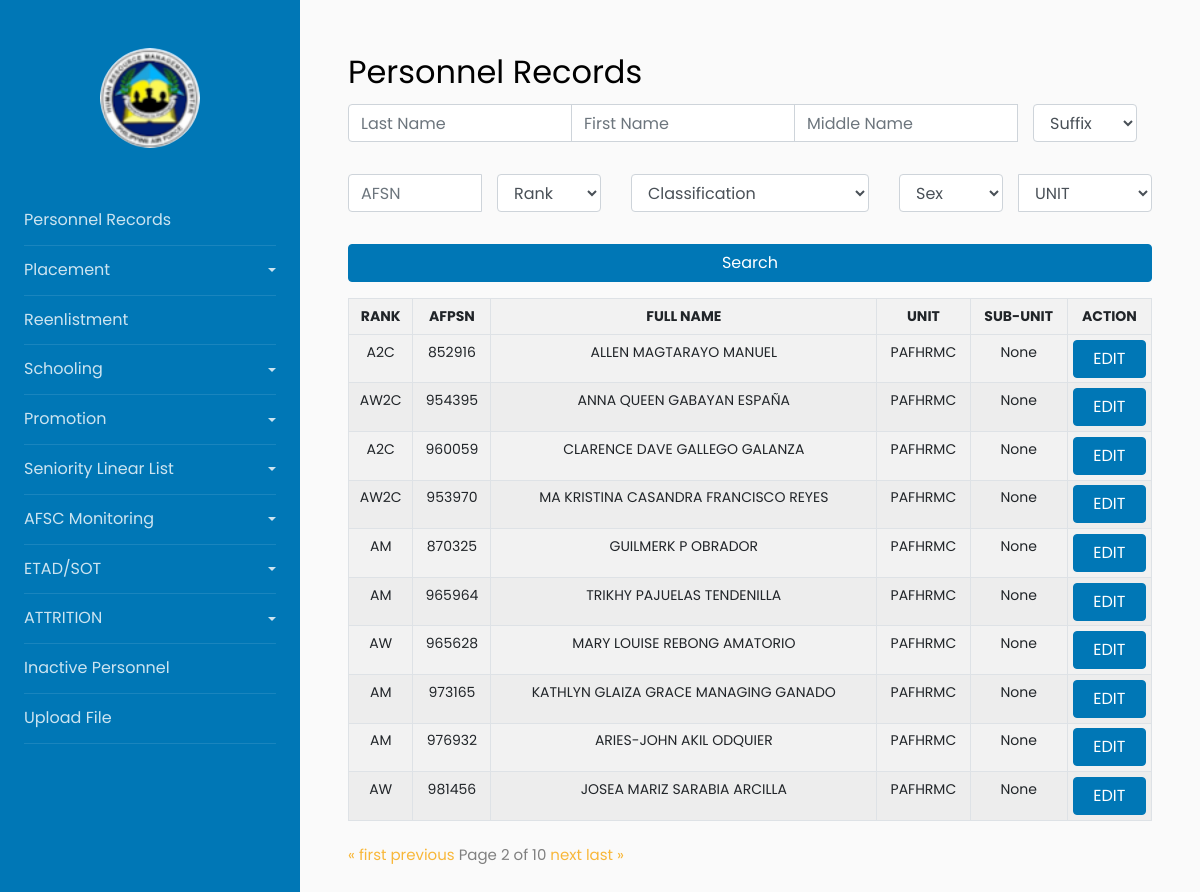
Page /?page=2 on the earlier database version.
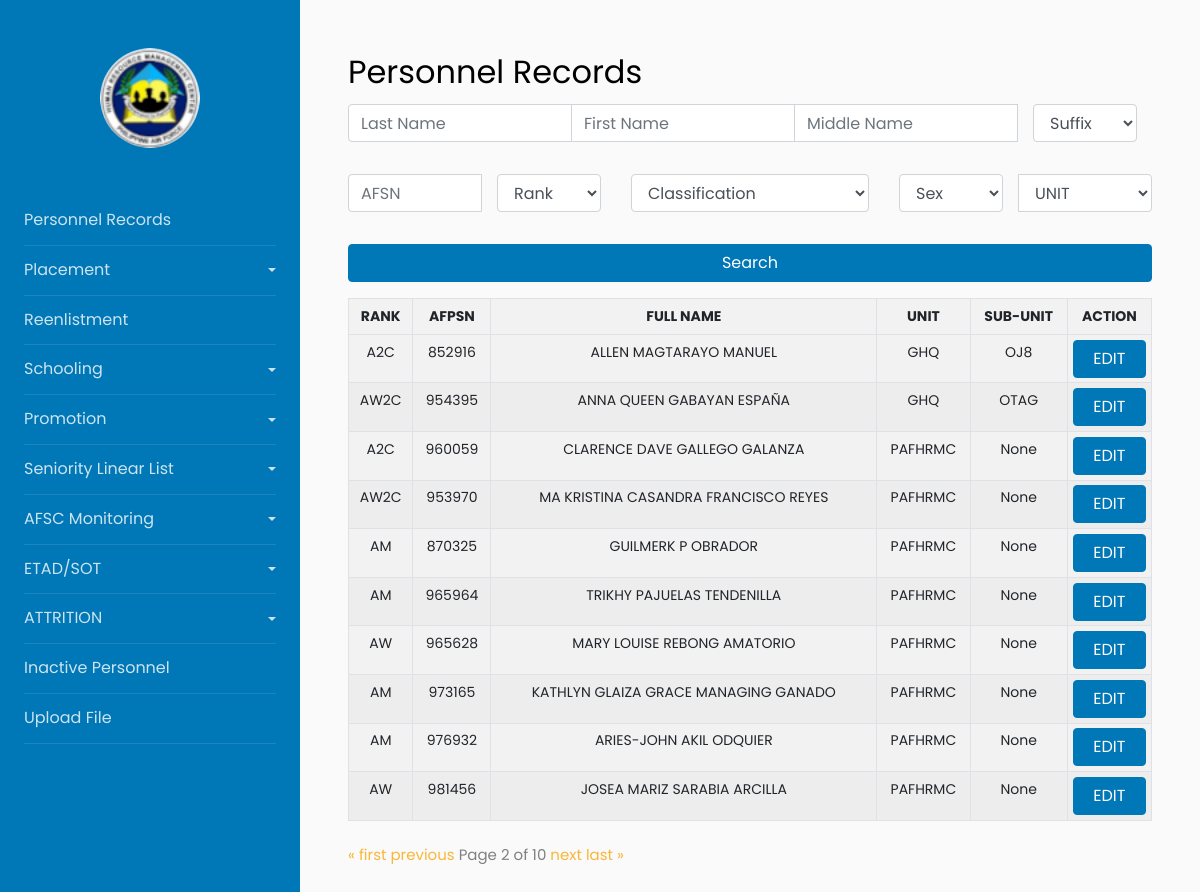
Same page on the later database version.
### myapp/models.py (models this page shows, shortened)
class PersonnelItem(models.Model):
    NR = models.CharField(max_length=200, blank=True, null=True)
    RANK = models.CharField(max_length=200)
    LAST_NAME = models.CharField(max_length=200)
    FIRST_NAME = models.CharField(max_length=200)
    MIDDLE_NAME = models.CharField(max_length=200)
    EXTENSION_NAME = models.CharField(max_length=200, blank=True, null=True)
    SERIAL_NUMBER = models.CharField(max_length=200)
    BOS = models.CharField(max_length=200)
    SEX = models.CharField(max_length=10)
    BIRTHDAY = models.DateField()
    CONTACT_NUMBER = models.CharField(max_length=200, blank=True, null=True)
    ADDRESS = models.CharField(max_length=200)
    REGULAR_RESERVE = models.CharField(max_length=200, blank=True, null=True)
    PILOT_RATED_NON_RATED = models.CharField(max_length=200, blank=True, null=True)
    AFSC = models.CharField(max_length=200, blank=True, null=True)
    HIGHEST_PME_COURSES = models.CharField(max_length=200, blank=True, null=True)
    EFFECTIVE_DATE_APPOINTMENT = models.DateField()
    EFFECTIVE_DATE_ENTERED = models.DateField()
    LENGTH_OF_SERVICE = models.CharField(max_length=200)
    DATE_LAST_PROMOTION_APPOINTMENT = models.DateField(max_length=200, blank=True, null=True)
    UNIT = models.CharField(max_length=200)
    SUB_UNIT = models.CharField(max_length=200, blank=True, null=True)
    DATE_LAST_1ST_TRANCH_REENLISTMENT = models.DateField(max_length=200, blank=True, null=True)
    DATE_LAST_2ND_TRANCH_REENLISTMENT = models.DateField(max_length=200, blank=True, null=True)

### myapp/views.py (the view)
# urls.py: path('', views.index, name='index'),
def index(request):
    last_name_query = request.GET.get('last_name')
    first_name_query = request.GET.get('first_name')
    middle_name_query = request.GET.get('middle_name')
    suffix_query = request.GET.get('suffix')
    afsn_query = request.GET.get('afsn')
    rank_query = request.GET.get('rank')
    classification_query = request.GET.get('classification')
    sex_query = request.GET.get('sex')
    unit_query = request.GET.get('unit')
    filters = Q()
    if last_name_query:
        filters &= Q(LAST_NAME__icontains=last_name_query)
    if first_name_query:
        filters &= Q(FIRST_NAME__icontains=first_name_query)
    if middle_name_query:
        filters &= Q(MIDDLE_NAME__icontains=middle_name_query)
    if suffix_query and suffix_query != "Suffix":
        filters &= Q(EXTENSION_NAME__icontains=suffix_query)
    if afsn_query:
        filters &= Q(SERIAL_NUMBER__icontains=afsn_query)  # Change this to 'SERIAL_NUMBER'
    if rank_query and rank_query != "Rank":
        filters &= Q(RANK__icontains=rank_query)
    if classification_query and classification_query != "Classification":
        filters &= Q(CLASSIFICATION__icontains=classification_query)
    if sex_query and sex_query != "Sex":
        filters &= Q(SEX__icontains=sex_query)
    if unit_query:
        filters &= Q(UNIT__icontains=unit_query)
    persons = PersonnelItem.objects.filter(filters)
    paginator = Paginator(persons, 10)
    page_num = request.GET.get("page")
    persons = paginator.get_page(page_num)
    return render(request, 'myapp/index.html', {
        'persons': persons,
        'last_name_query': last_name_query,
        'first_name_query': first_name_query,
        'middle_name_query': middle_name_query,
        'suffix_query': suffix_query,
        'afsn_query': afsn_query,
        'rank_query': rank_query,
        'classification_query': classification_query,
        'sex_query': sex_query,
        'unit_query': unit_query,
    })

### myapp/templates/myapp/index.html (shortened to what this page needs)
{% extends 'Base/base.html' %}
{% block content %}
<h2>Personnel Records</h2>
{% include 'myapp/searchforms.html' %}
{% include 'myapp/tablewithPaginator.html' %}
{% endblock %}

### myapp/templates/Base/base.html (shortened to what this page needs)
<!DOCTYPE html>
<html lang="en">
<head>
</head>
<body>
    {% include 'Base/sidebar.html' %}
    <div id="content" class="p-4 p-md-5">
        <div class="contents">
            {% block content %}
            {% endblock %}
        </div>
    </div>
</body>
</html>

### myapp/templates/Base/sidebar.html (shortened to what this page needs)
<!doctype html>
<html lang="en">
  <head>
    {% load static %}
    <link rel="stylesheet" href="{% static 'css/style.css' %}">
  </head>
  <body>
	<div class="wrapper d-flex align-items-stretch">
			<nav id="sidebar">
				<div class="p-4 pt-5">
		  		<a href="" class="img logo rounded-circle mb-5" style="background-image: url(/static/img/logo.png);"></a>
                <ul class="list-unstyled components mb-5">
                    <li>
                        <a href="{% url 'index' %}">Personnel Records</a>
                  </li>
	          <li>
	            <a href="#homeSubmenu" data-toggle="collapse" aria-expanded="false" class="dropdown-toggle">Placement</a>
	          </li>
	          <li>
              <a href="{% url 'Tranche' %}">Reenlistment</a>
	          </li>
            <li>
                <a href="#schoolingSubmenu" data-toggle="collapse" aria-expanded="false" class="dropdown-toggle">Schooling</a>
            </li>
            <li>
                <a href="#promotionSubmenu" data-toggle="collapse" aria-expanded="false" class="dropdown-toggle">Promotion</a>
            </li>
            <li>
                <a href="#senioritySubmenu" data-toggle="collapse" aria-expanded="false" class="dropdown-toggle">Seniority Linear List</a>
            </li>
            <li>
                <a href="#afscSubmenu" data-toggle="collapse" aria-expanded="false" class="dropdown-toggle">AFSC Monitoring</a>
            </li>
            <li>
                <a href="#etadsotSubmenu" data-toggle="collapse" aria-expanded="false" class="dropdown-toggle">ETAD/SOT</a>
            </li>
            <li>
                <a href="#attritionSubmenu" data-toggle="collapse" aria-expanded="false" class="dropdown-toggle">ATTRITION</a>
            </li>
	        <li>
                <a href="{% url 'Inactive_Personnel' %}">Inactive Personnel</a>
	        </li>
            <li>
                <a href="{% url 'UploadFile' %}">Upload File</a>
            </li>
	        </ul>
	      </div>
    	</nav>
  </body>
</html>

### myapp/templates/myapp/searchforms.html (shortened to what this page needs)
<form>
  <div class="input-group mb-3">
    <input type="text" class="form-control" aria-label="Sizing example input" aria-describedby="inputGroup-sizing-default" name="last_name" placeholder="Last Name" {% if last_name_query %}value="{{ last_name_query }}"{% endif %}>
    <input type="text" class="form-control" aria-label="Sizing example input" aria-describedby="inputGroup-sizing-default" name="first_name" placeholder="First Name" {% if first_name_query %}value="{{ first_name_query }}"{% endif %}>
    <input type="text" class="form-control" aria-label="Sizing example input" aria-describedby="inputGroup-sizing-default" name="middle_name" placeholder="Middle Name" {% if middle_name_query %}value="{{ middle_name_query }}"{% endif %}>
    <div class="form-group col-md-2">
      <select id="inputState" name="suffix" class="form-control">
          <option value="Suffix" selected>Suffix</option>
      </select>
  </div>
  </div>
  <div class="input-group mb-3">
    <input type="text" class="form-control" aria-label="Sizing example input" aria-describedby="inputGroup-sizing-default" name="afsn" placeholder="AFSN" {% if afsn_query %}value="{{ afsn_query }}"{% endif %}>
      <div class="form-group col-md-2">
        <select id="inputState" name = "rank" class="form-control">
          <option selected>Rank</option>
        </select>
      </div>
      <div class="form-group col-md-4">
          <select id="classification_search" class="form-control">
            <option selected>Classification</option>
          </select>
      </div>
      <div class="form-group col-md-2">
          <select id="sex_search" name="sex" class="form-control">
            <option selected>Sex</option>
          </select>
      </div>
      <select name="unit_search" class="form-control">
        <option selected>UNIT</option>
      </select>
    </div>
  <div class="form-group">
      <button type="submit" class="btn btn-primary">Search</button>
  </div>
</form>

### myapp/templates/myapp/tablewithPaginator.html (shortened to what this page needs)
     <table class="table table-responsive-sm table-bordered table-striped table-sm">
      <tr>
          <th>RANK</th>
          <th>AFPSN</th>
          <th>FULL NAME</th>
          <th>UNIT</th>
          <th>SUB-UNIT</th>
          <th>ACTION</th>
      </tr>
      {% for person in persons %}
      <tr>
        <td>{{ person.RANK }}</td>
        <td>{{ person.SERIAL_NUMBER }}</td>
        <td>{{ person.FIRST_NAME}} {{person.MIDDLE_NAME}} {{person.LAST_NAME}}</td>
        <td>{{ person.UNIT }}</td>
        <td>{{ person.SUB_UNIT }}</td>
        <td>
        <button
                class="btn btn-primary openModalButton"
                data-rank="{{ person.RANK }}"
                data-lastname="{{ person.LAST_NAME }}"
                data-firstname="{{ person.FIRST_NAME }}"
                data-middlename="{{ person.MIDDLE_NAME }}"
                data-suffix="{{ person.EXTENSION_NAME }}"
                data-afpsn="{{ person.SERIAL_NUMBER }}"
                data-unit="{{ person.UNIT }}"
                data-subunit="{{ person.SUB_UNIT }}"
                data-birthday="{{ person.BIRTHDAY }}"
                data-contactnumber="{{ person.CONTACT_NUMBER }}"
                data-sex="{{ person.SEX }}"
                data-address="{{ person.ADDRESS }}"
                data-afsc="{{ person.AFSC }}"
                data-highestpme="{{ person.HIGHEST_PME_COURSES }}"
                data-dateenteredmilitary="{{ person.EFFECTIVE_DATE_ENTERED }}"
                data-datelastpromotion="{{ person.DATE_LAST_PROMOTION_APPOINTMENT }}"
                data-lengthofservice="{{ person.LENGTH_OF_SERVICE }}"
                data-toggle="modal"
                data-target="#myModal">EDIT</button>
        </td>
    </tr>
      {% endfor %}
  </table>
  <div class="pagination">
    <span class="step-links">
        {% if persons.has_previous %}
            <a href="?page=1">&laquo; first</a>
            <a href="?page={{ persons.previous_page_number }}">previous</a>
        {% endif %}
        <span class="current">
            Page {{ persons.number }} of {{ persons.paginator.num_pages }}
        </span>
        {% if persons.has_next %}
            <a href="?page={{ persons.next_page_number }}">next</a>
            <a href="?page={{ persons.paginator.num_pages }}">last &raquo;</a>
        {% endif %}
    </span>
  </div>

Differences in the rows shown:
changed PersonnelItem "ALLEN": UNIT "PAFHRMC" → "GHQ"; SUB_UNIT "None" → "OJ8"
changed PersonnelItem "ANNA QUEEN": UNIT "PAFHRMC" → "GHQ"; SUB_UNIT "None" → "OTAG"
